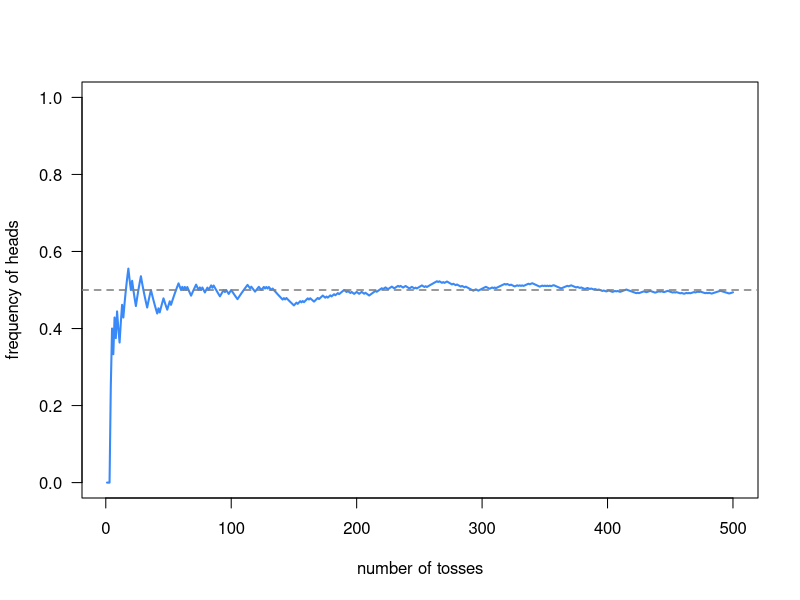

The R source for this figure:
## ---- chunk 1
knitr::opts_chunk$set(echo = TRUE)
## ---- chunk 2
# box with tickets
tickets = c(1, 2, 3)
## ---- chunk 3
# draw one ticket
sample(tickets, size = 1)
## ---- chunk 4
# draw 2 tickets without replacement
sample(tickets, size = 2)
## ---- chunk 5
# draw 2 tickets with replacement
sample(tickets, size = 2, replace = TRUE)
## ---- chunk 6
# set random seed
set.seed(1234)

# draw 4 tickets with replacement
sample(tickets, size = 4, replace = TRUE)
## ---- chunk 7
# coin object
coin <- c("heads", "tails")
## ---- chunk 8
# one toss
sample(coin, size = 1)
## ---- chunk 9
# 3 tosses
sample(coin, size = 3, replace = TRUE)

# 6 tosses
sample(coin, size = 6, replace = TRUE)
## ---- chunk 10
toss <- function(coin, times = 1) {
  sample(coin, size = times, replace = TRUE)
}
## ---- chunk 11
toss(coin, times = 1)
toss(coin, times = 4)
## ---- chunk 12
# five tosses
five <- toss(coin, times = 5)

# proportion of heads and tails
sum(five == "heads") / 5
sum(five == "tails") / 5
## ---- chunk 13
# relative frequencies of heads
cumsum(five == "heads") / 1:length(five)

# relative frequencies of tails
cumsum(five == "tails") / 1:length(five)
## ---- chunk 14
set.seed(5938)
hundreds <- toss(coin, times = 500)
head_freqs = cumsum(hundreds == "heads") / 1:500

plot(1:500, head_freqs, type = "l", ylim = c(0, 1), las = 1,
     col = "#3989f8", lwd = 2,
     xlab = 'number of tosses',
     ylab = 'frequency of heads')
# reference line at 0.5
abline(h = 0.5, col = 'gray50', lwd = 1.5, lty = 2)
